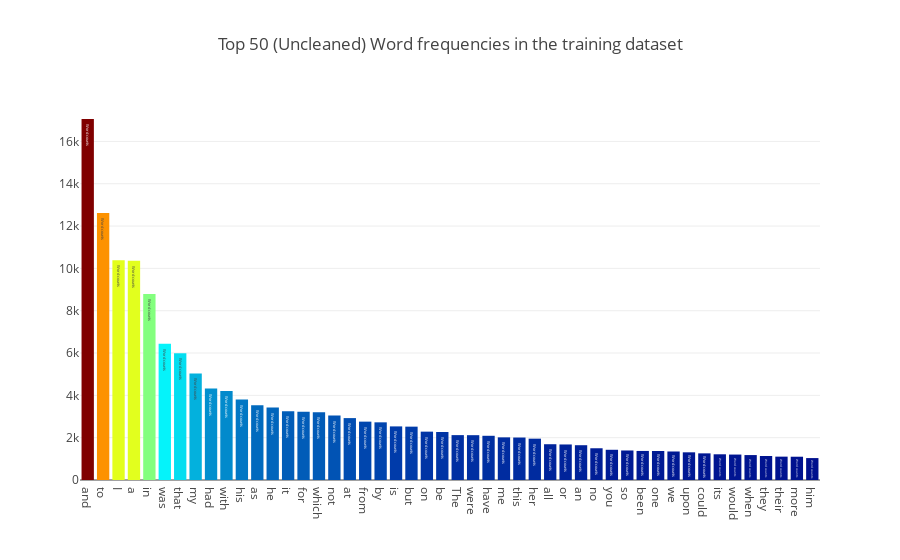

The code cell stored with this chart in its notebook:
### Code cell
all_words = train['text'].str.split(expand=True).unstack().value_counts()
data = [go.Bar(
            x = all_words.index.values[2:50],
            y = all_words.values[2:50],
            marker= dict(colorscale='Jet',
                         color = all_words.values[2:100]
                        ),
            text='Word counts'
    )]

layout = go.Layout(
    title='Top 50 (Uncleaned) Word frequencies in the training dataset'
)

fig = go.Figure(data=data, layout=layout)

py.iplot(fig, filename='basic-bar')

### Figure 1 — Plotly figure (JSON) as saved in the notebook; plotly's stock layout.template omitted (floating-point values rounded to 4 significant figures)
{"data": [{"marker": {"color": [17059, 12615, 10382, 10359, 8787, 6440, 5988, 5037, 4324, 4207, 3802, 3528, 3422, 3247, 3227, 3203, 3048, 2925, 2758, 2725, 2533, 2521, 2285, 2268, 2121, 2118, 2089, 2015, 2007, 1953, 1691, 1679, 1644, 1500, 1428, 1395, 1373, 1372, 1347, 1308, 1259, 1215, 1202, 1178, 1134, 1104, 1100, 1036, 992, 957, 954, 929, 925, 924, 915, 901, 880, 873, 863, 861, 829, 823, 814, 751, 713, 707, 701, 648, 645, 645, 638, 624, 623, 600, 595, 592, 576, 575, 574, 565, 550, 545, 539, 534, 532, 531, 527, 527, 526, 503, 502, 497, 493, 493, 491, 488, 486, 482], "colorscale": "Jet"}, "text": "Word counts", "type": "bar", "uid": "6e3ec3bb-8efe-4dee-9370-968abd72e95f", "x": ["and", "to", "I", "a", "in", "was", "that", "my", "had", "with", "his", "as", "he", "it", "for", "which", "not", "at", "from", "by", "is", "but", "on", "be", "The", "were", "have", "me", "this", "her", "all", "or", "an", "no", "you", "so", "been", "one", "we", "upon", "could", "its", "would", "when", "they", "their", "more", "him"], "y": [17059, 12615, 10382, 10359, 8787, 6440, 5988, 5037, 4324, 4207, 3802, 3528, 3422, 3247, 3227, 3203, 3048, 2925, 2758, 2725, 2533, 2521, 2285, 2268, 2121, 2118, 2089, 2015, 2007, 1953, 1691, 1679, 1644, 1500, 1428, 1395, 1373, 1372, 1347, 1308, 1259, 1215, 1202, 1178, 1134, 1104, 1100, 1036]}], "layout": {"title": {"text": "Top 50 (Uncleaned) Word frequencies in the training dataset"}}}
